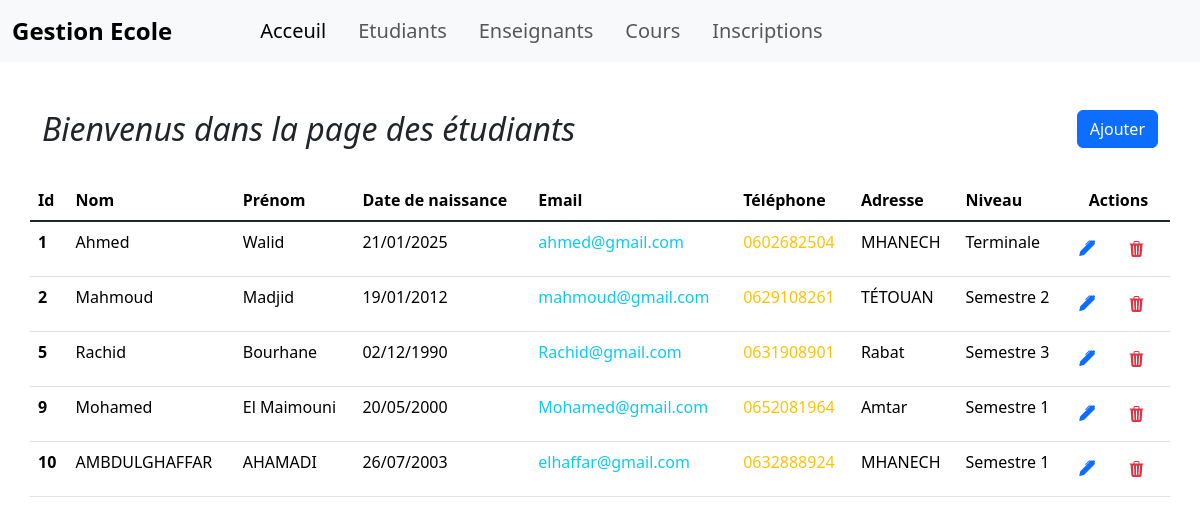
The page /students/ on the database its author committed.
### home/models.py (models this page shows, shortened)
class Student(models.Model):
    first_name = models.CharField(max_length=50)
    last_name = models.CharField(max_length=50)
    date_of_birth = models.DateField()
    grade_level = models.CharField(max_length=20)
    email = models.EmailField(unique=True)
    phone = models.CharField(max_length=15, unique=True)
    address = models.TextField()

### home/views.py (the view)
# urls.py: path('students/', views.students, name='students' ),
def  students(request):
    students=Student.objects.all()
    return render(request,'home/Students/students.html',{'students': students})

### home/templates/home/Students/students.html (shortened to what this page needs)
{% extends "home/base.html" %} {% block title %}Page des étudiants{% endblock %}
{% block content %}
<div class="d-flex container mt-5">
  <h2 class="flex-grow-1 fst-italic">Bienvenus dans la page des étudiants</h2>
  <div>
    <a
      href="{% url 'add_students' %}"
      type="button"
      class="btn btn-primary"
      >Ajouter</a
    >
  </div>
</div>
<table class="table container mt-4">
  <thead>
    <tr>
      <th scope="col">Id</th>
      <th scope="col">Nom</th>
      <th scope="col">Prénom</th>
      <th scope="col">Date de naissance</th>
      <th scope="col">Email</th>
      <th scope="col">Téléphone</th>
      <th scope="col">Adresse</th>
      <th scope="col">Niveau</th>
      <th scope="col" class="text-center">Actions</th>
    </tr>
  </thead>
  <tbody class="table-group-divider">
    {% for student in students %}
    <tr>
      <th scope="row">{{ student.id }}</th>
      <td>{{ student.first_name }}</td>
      <td>{{ student.last_name }}</td>
      <td>{{ student.date_of_birth|date:"d/m/Y" }}</td>
      <td><a class="text-info text-decoration-none" href="https://mail.google.com/mail/?view=cm&fs=1&to={{ student.email }}" >{{ student.email }} </a></td>
      <td> <a class="text-warning text-decoration-none" href="tel:{{ student.phone }}">{{ student.phone }}</a></td>
      <td>{{ student.address }}</td>
      <td>{{ student.grade_level }}</td>
      <td class="text-center">
        <a href="{% url 'update_students' student.id %}" class="text-primary"><i class="bi bi-pen-fill"></i></a>
        <button
          type="button"
          class="btn text-danger ms-3"
          data-bs-toggle="modal"
          data-bs-target="#deleteModal{{ student.id }}"
        >
          <i class="bi bi-trash3-fill"></i>
        </button>
      </td>
    </tr>
    {% empty %}
    <tr>
      <td colspan="9" class="text-center">Aucun étudiant trouvé</td>
    </tr>
    {% endfor %}
  </tbody>
</table>
{% endblock %}

### rows shown on the page
Student: id "1", first_name "Ahmed", last_name "Walid", date_of_birth "21/01/2025", email "ahmed@gmail.com", phone "0602682504", address "MHANECH", grade_level "Terminale"
Student: id "2", first_name "Mahmoud", last_name "Madjid", date_of_birth "19/01/2012", email "mahmoud@gmail.com", phone "0629108261", address "TÉTOUAN", grade_level "Semestre 2"
Student: id "5", first_name "Rachid", last_name "Bourhane", date_of_birth "02/12/1990", email "Rachid@gmail.com", phone "0631908901", address "Rabat", grade_level "Semestre 3"
Student: id "9", first_name "Mohamed", last_name "El Maimouni", date_of_birth "20/05/2000", email "Mohamed@gmail.com", phone "0652081964", address "Amtar", grade_level "Semestre 1"
Student: id "10", first_name "AMBDULGHAFFAR", last_name "AHAMADI", date_of_birth "26/07/2003", email "elhaffar@gmail.com", phone "0632888924", address "MHANECH", grade_level "Semestre 1"
